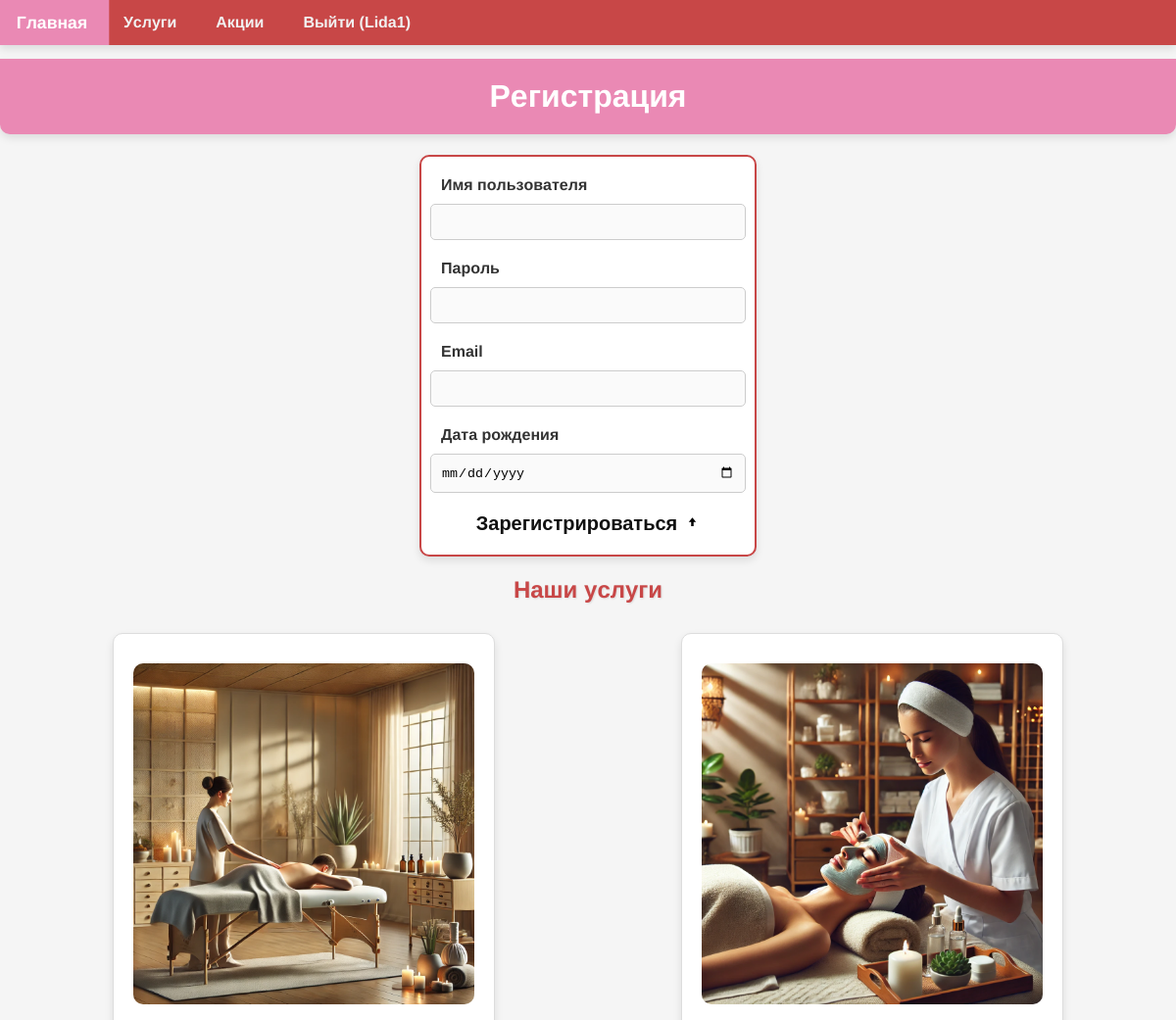
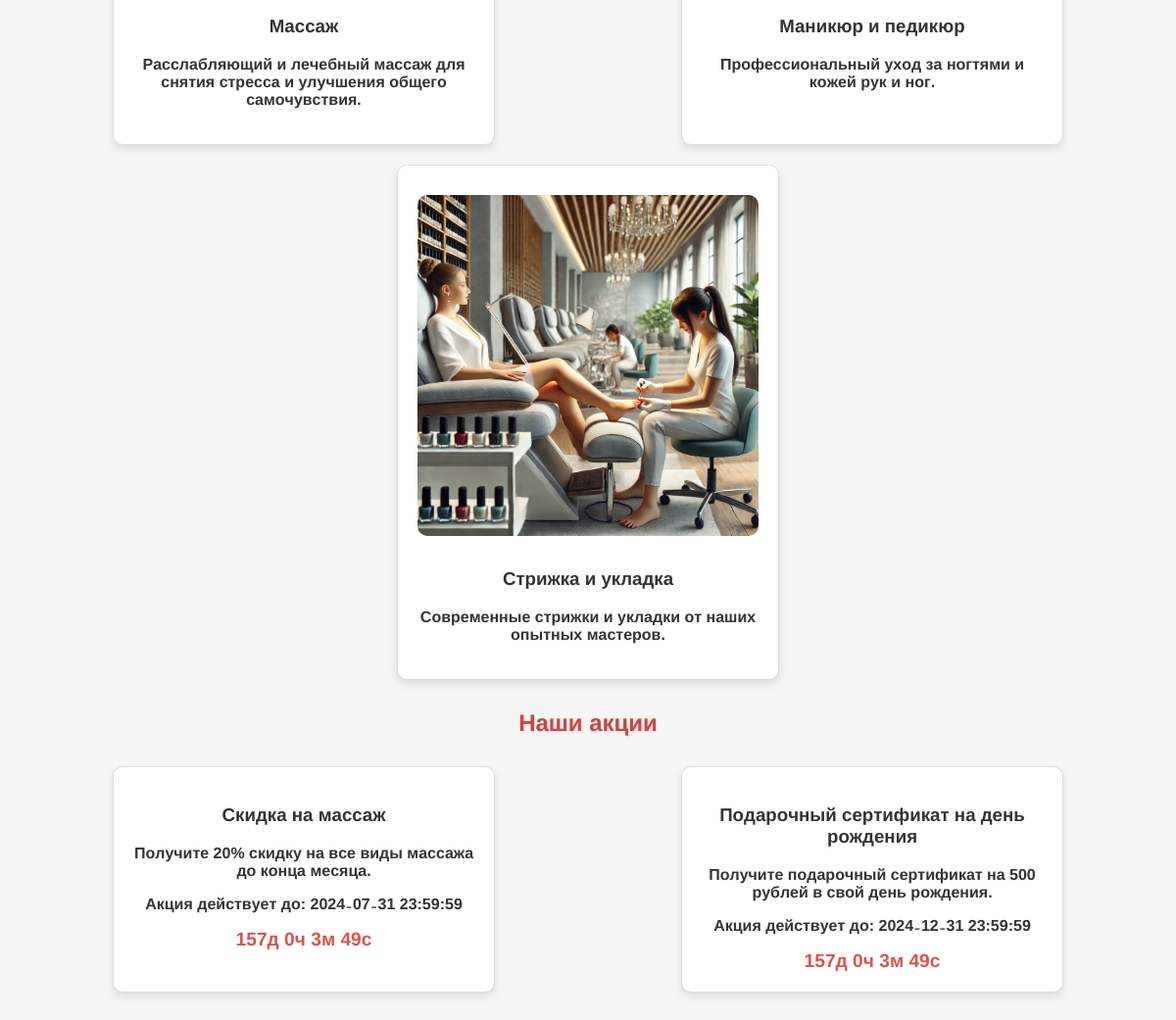
Page /register.php (signed in) on the committed database (2 pictures, top to bottom).
### tables this page shows
CREATE TABLE IF NOT EXISTS `promotions` (
  `id` int NOT NULL AUTO_INCREMENT,
  `title` varchar(100) NOT NULL,
  `description` text,
  `start_date` datetime DEFAULT NULL,
  `end_date` datetime DEFAULT NULL,
  `created_at` timestamp NULL DEFAULT CURRENT_TIMESTAMP,
  PRIMARY KEY (`id`)
);

### auth.php (called while the page is built, shortened)
<?php
function is_logged_in() {
    return isset($_SESSION['user_id']);
}
?>

### register.php (the view, shortened to what this page needs)
<?php
require 'auth.php';
require 'db.php';
$services = [
    ["image" => "reg.jpg", "title" => "Массаж", "description" => "Расслабляющий и лечебный массаж для снятия стресса и улучшения общего самочувствия."],
    ["image" => "reg1.jpg", "title" => "Маникюр и педикюр", "description" => "Профессиональный уход за ногтями и кожей рук и ног."],
    ["image" => "reg2.jpg", "title" => "Стрижка и укладка", "description" => "Современные стрижки и укладки от наших опытных мастеров."]
];
$promotions = $conn->query("SELECT * FROM promotions WHERE NOW() BETWEEN start_date AND end_date");
?>
<!DOCTYPE html>
<html>
<head>
    <link rel="stylesheet" type="text/css" href="style.css">
</head>
<body>
    <div class="navbar">
        <a href="index.php">Главная</a>
        <a href="services.php">Услуги</a>
        <a href="promotions.php">Акции</a>
        <?php if (is_logged_in()): ?>
            <a href="logout.php">Выйти (<?php echo $_SESSION['username']; ?>)</a>
        <?php else: ?>
            <a href="login.php">Войти</a>
            <a href="register.php">Зарегистрироваться</a>
        <?php endif; ?>
    </div>
    <h1>Регистрация</h1>
    <form method="post" action="">
        <label for="username">Имя пользователя</label>
        <input type="text" id="username" name="username" required>
        <label for="password">Пароль</label>
        <input type="password" id="password" name="password" required>
        <label for="email">Email</label>
        <input type="email" id="email" name="email" required>
        <label for="birth_date">Дата рождения</label>
        <input type="date" id="birth_date" name="birth_date">
        <button type="submit">
            <p>Зарегистрироваться</p>
            <svg viewBox="0 0 24 24">
                <path d="M12 2L6 9h4v7h4V9h4l-6-7z"/>
            </svg>
        </button>
    </form>
    <h2>Наши услуги</h2>
    <div class="services">
        <?php foreach ($services as $service): ?>
            <div class="service">
                <img src="images/<?php echo $service['image']; ?>" alt="<?php echo $service['title']; ?>">
                <h3><?php echo $service['title']; ?></h3>
                <p><?php echo $service['description']; ?></p>
            </div>
        <?php endforeach; ?>
    </div>
    <h2>Наши акции</h2>
    <div class="promotions">
        <?php while ($promo = $promotions->fetch_assoc()): ?>
            <div class="promotion">
                <h3><?php echo $promo['title']; ?></h3>
                <p><?php echo $promo['description']; ?></p>
                <p>Акция действует до: <?php echo $promo['end_date']; ?></p>
                <div id="timer_<?php echo $promo['id']; ?>" class="timer"></div>
            </div>
        <?php endwhile; ?>
    </div>
</body>
</html>

### style.css (style rules this page uses)
body { font-family: 'BB', Arial, sans-serif; background-color: #f5f5f5; color: #333; margin: 0; padding: 0; text-align: center; transition: background-color 0.5s; }
.navbar { overflow: hidden; background-color: #c84747; position: fixed; width: 100%; top: 0; z-index: 1000; box-shadow: 0 4px 8px rgba(0, 0, 0, 0.1); }
.navbar a { float: left; display: block; color: #f2f2f2; text-align: center; padding: 14px 20px; text-decoration: none; transition: background-color 0.3s, transform 0.3s; }
h1 { background-color: #ea89b4; color: white; padding: 20px; margin-top: 60px; border-radius: 0 0 10px 10px; box-shadow: 0 4px 8px rgba(0, 0, 0, 0.1); transition: background-color 0.3s, transform 0.3s; }
h2 { color: #c84747; margin: 20px 0; text-shadow: 1px 1px 2px rgba(0, 0, 0, 0.1); transition: color 0.3s, transform 0.3s; }
form { margin: 20px auto; padding: 20px; border: 2px solid #c84747; background-color: #fff; width: 300px; max-width: 100%; border-radius: 10px; box-shadow: 0 4px 8px rgba(0, 0, 0, 0.1); display: flex; flex-direction: column; align-items: center; transform-style: preserve-3d; transition: transform 0.3s, box-shadow 0.3s; }
label { display: block; margin-bottom: 10px; font-weight: bold; text-align: left; width: 100%; color: #333; }
input { width: 100%; padding: 10px; margin-bottom: 20px; border: 1px solid #ccc; border-radius: 5px; background-color: #fafafa; transition: border-color 0.3s, box-shadow 0.3s; }
button { padding: 0; margin: 0; border: none; background: none; cursor: pointer; }
button { --primary-color: #111; --hovered-color: #c84747; position: relative; display: flex; font-weight: 600; font-size: 20px; gap: 0.5rem; align-items: center; }
button p { margin: 0; position: relative; font-size: 20px; color: var(--primary-color); }
button::after { position: absolute; content: ""; width: 0; left: 0; bottom: -7px; background: var(--hovered-color); height: 2px; transition: 0.3s ease-out; }
button p::before { position: absolute; content: "Зарегистрироваться"; width: 0%; inset: 0; color: var(--hovered-color); overflow: hidden; transition: 0.3s ease-out; }
button svg { color: var(--primary-color); transition: 0.2s; position: relative; width: 15px; transition-delay: 0.2s; }
img { width: 100%; height: auto; margin: 10px 0; border-radius: 10px; transition: transform 0.3s, box-shadow 0.3s; }
.services, .promotions { display: flex; justify-content: space-around; flex-wrap: wrap; margin: 20px 0; padding: 0 20px; }
.service, .promotion { border: 1px solid #ddd; padding: 20px; background-color: #fff; margin: 10px; width: 30%; border-radius: 10px; box-shadow: 0 4px 8px rgba(0, 0, 0, 0.1); transition: transform 0.3s, box-shadow 0.3s; transform-style: preserve-3d; }
.timer { font-weight: bold; color: #d9534f; font-size: 1.2em; }

### rows in the picture
promotions: title "Скидка на массаж", description "Получите 20% скидку на все виды массажа до конца месяца.", end_date "2024-07-31 23:59:59"
promotions: title "Подарочный сертификат на день рождения", description "Получите подарочный сертификат на 500 рублей в свой день рождения.", end_date "2024-12-31 23:59:59"

### other values in the picture
$_SESSION['username'] "Lida1"
$service['title'] "Массаж"
$service['description'] "Расслабляющий и лечебный массаж для снятия стресса и улучшения общего самочувствия."
$service['title'] "Маникюр и педикюр"
$service['description'] "Профессиональный уход за ногтями и кожей рук и ног."
$service['title'] "Стрижка и укладка"
$service['description'] "Современные стрижки и укладки от наших опытных мастеров."
